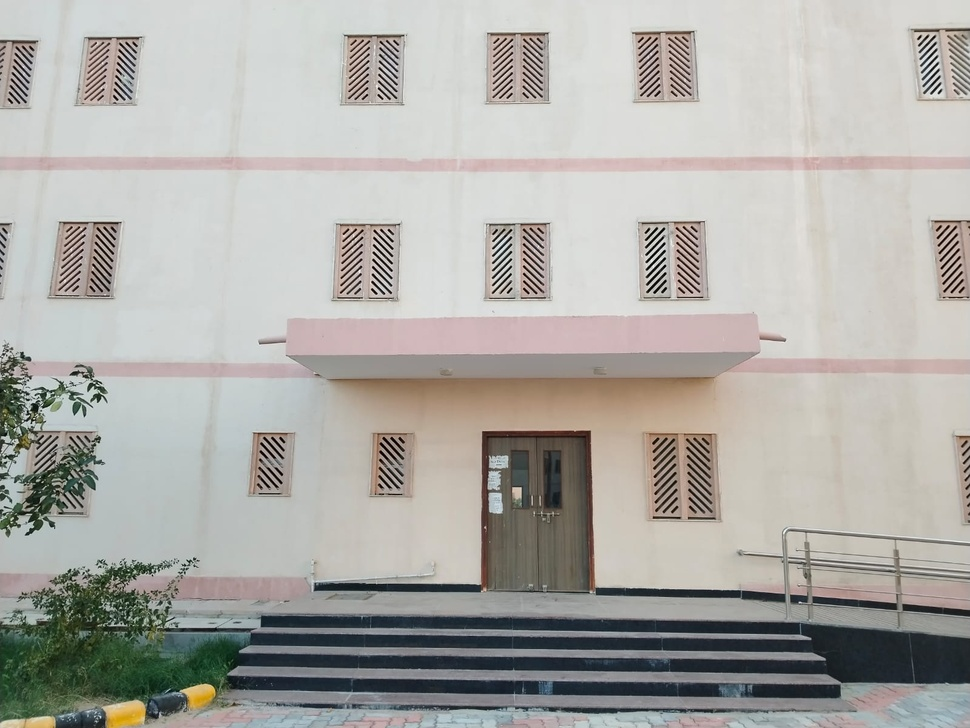
#> input picture img_center.jpeg, 970 x 728 px, shrunk from 1599 x 1200 before the run
$ python -i blending.py   (imports and definitions only)
#> lines starting #> are read from the running program, lines starting #| are printed output that depends on the picture; after the words box and inside, x2 and y2 are one past the last pixel; in counts of white or black regions, pixels touching at a corner belong together
#> further down, picture is the input picture: shape (728, 970, 3); mean B, G, R 167.1, 171.7, 173.2
import cv2
import numpy as np

class ImageBlender:
    # [64 lines left out: functions warp_images, seamless_blend, not called in this run]

    def crop_black_borders(self, img):
        """
        Crops the largest interior axis-aligned rectangle from the image
        to remove black borders/corners using the Largest Rectangle in Histogram algorithm.
        """
        gray = cv2.cvtColor(img, cv2.COLOR_BGR2GRAY)
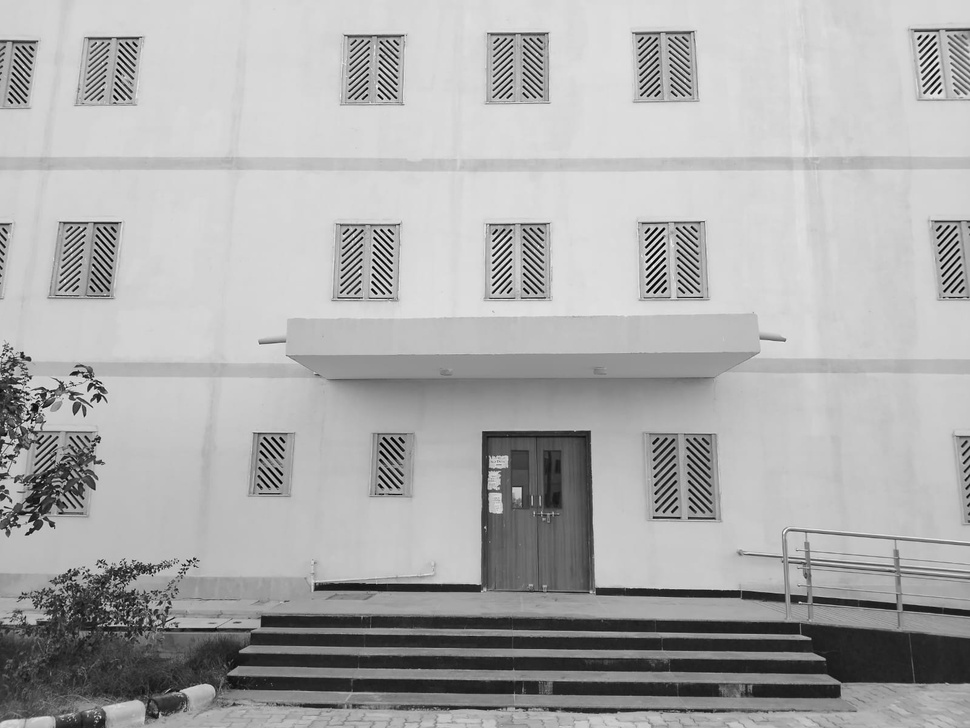
#> gray: shape (728, 970); min 0, max 251, mean 171.6
        _, thresh = cv2.threshold(gray, 1, 255, cv2.THRESH_BINARY)
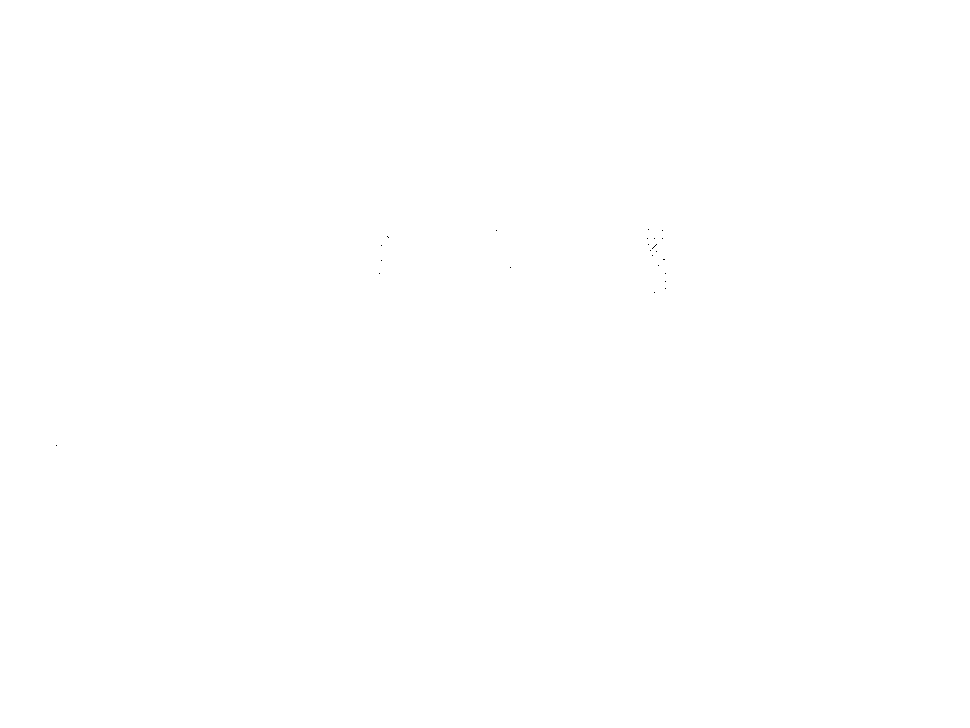
#> thresh: shape (728, 970); 100% white; black in thin lines or dots, all inside (x1, y1, x2, y2) = (56, 229, 666, 446)

        # 1. First, crop to the bounding rect of the non-black content
        # This reduces the search space for the expensive algorithm
        contours, _ = cv2.findContours(thresh, cv2.RETR_EXTERNAL, cv2.CHAIN_APPROX_SIMPLE)
#> contours = [[[0, 0], [0, 727], [969, 727], [969, 0]]]
        if not contours:
            return img

        c = max(contours, key=cv2.contourArea)
#> c = [[0, 0], [0, 727], [969, 727], [969, 0]]
        x_bound, y_bound, w_bound, h_bound = cv2.boundingRect(c)
#> x_bound = 0; y_bound = 0; w_bound = 970; h_bound = 728

        # Crop the image and the mask
        img_cropped = img[y_bound:y_bound+h_bound, x_bound:x_bound+w_bound]
        thresh_cropped = thresh[y_bound:y_bound+h_bound, x_bound:x_bound+w_bound]

        # 2. Find the largest interior rectangle in the cropped mask
        # Convert mask to 0 and 1
        matrix = (thresh_cropped > 0).astype(np.int32)
        rows, cols = matrix.shape
#> rows = 728; cols = 970

        # Array to hold height of histogram bars
        heights = np.zeros(cols, dtype=np.int32)
#> heights = 970 values from 0 to 0

        max_area = 0
        best_rect = (0, 0, 0, 0) # x, y, w, h

        for r in range(rows):
            # Update heights: if pixel is 1, height increases. If 0, resets to 0.
            heights = (heights + 1) * matrix[r]

            # specific logic to find max area in this histogram
            area, rect = self._largest_rectangle_area(heights)

            if area > max_area:
                max_area = area
                # The histogram calculation returns width and x-offset
                # The height of the rectangle is what limited the bar,
                # but we need to know the height of the rectangle that gave this area.
                # Actually, my helper returns area and (x, w).
                # The height of this rectangle implies it ends at row 'r'.
                # But what is its height?
                # The helper needs to give us the height used for that area.

                # Let's verify the helper logic.
                rect_x, rect_y, rect_w, rect_h = rect
                # The helper 'rect_y' would be relative to the histogram base?
                # No, let's just make the helper return (h, x, w) corresponding to the max area.

                # Correct Logic:
                # The rectangle ends at current row 'r'.
                # The height is rect_h.
                # So top-left y is r - rect_h + 1.

                best_rect = (rect_x, r - rect_h + 1, rect_w, rect_h)
#> this loop made 728 passes
#> area on passes 1 to 12: 970, 1940, 2910, 3880, 4850, 5820, 6790, 7760, 8730, 9700, 10670, 11640
#> area on pass 65: 63050

        bx, by, bw, bh = best_rect
        return img_cropped[by:by+bh, bx:bx+bw]
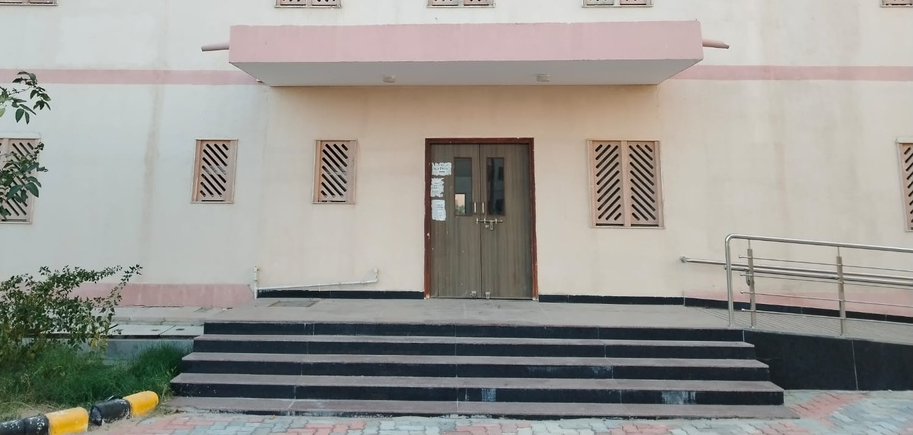
#> returned value: shape (435, 913, 3); mean of channels 0, 1, 2 147.3, 152.4, 154.4; drawn as B, G, R

    def _largest_rectangle_area(self, heights):
        """
        Helper to find largest rectangle area in a histogram.
        Returns max_area, (x, y_relative, w, h)
        """
        stack = [-1] # Stack stores indices
        max_area = 0
        best_rect = (0, 0, 0, 0) # x, y (relative to 0?? No, y is just 0 for histogram), w, h

        # Append 0 to flush stack
        heights_extended = np.append(heights, 0)

        for i, h in enumerate(heights_extended):
            while stack[-1] != -1 and heights_extended[stack[-1]] >= h:
                height = heights_extended[stack.pop()]
                width = i - stack[-1] - 1
                area = height * width

                if area > max_area:
                    max_area = area
                    # x start is stack[-1] + 1
                    best_rect = (stack[-1] + 1, 0, width, height)

            stack.append(i)

        return max_area, best_rect

>>> import cv2
>>> picture = cv2.imread('img_center.jpeg')
>>> result = ImageBlender().crop_black_borders(picture)

$ run again, on img_left.jpeg
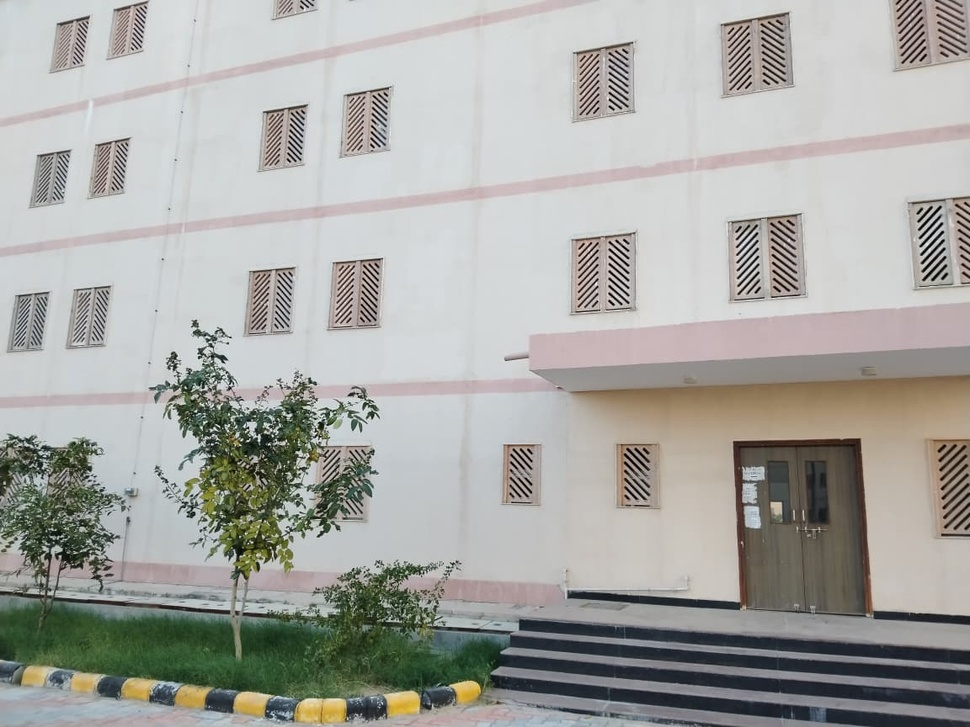
#> input picture img_left.jpeg, 970 x 727 px, shrunk from 1152 x 864 before the run
#> picture is the input picture: shape (727, 970, 3); mean B, G, R 163.2, 167.5, 167.2
#> in crop_black_borders, `gray = cv2.cvtColor(img, cv2.COLOR_BGR2GRAY)`:
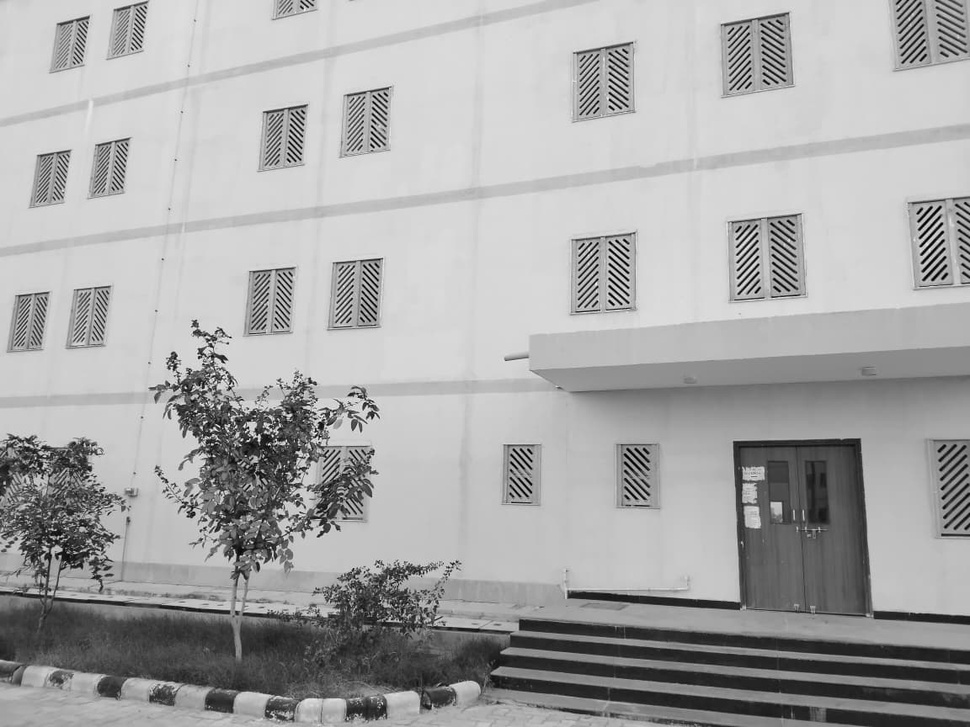
#> gray: shape (727, 970); min 0, max 253, mean 166.9
#> thresh: shape (727, 970); 100% white; black in thin lines or dots, all inside (x1, y1, x2, y2) = (278, 160, 947, 293)
#> contours = [[[0, 0], [0, 726], [969, 726], [969, 0]]]
#> c = [[0, 0], [0, 726], [969, 726], [969, 0]]
#> x_bound = 0; w_bound = 970; h_bound = 727
#> the loop in crop_black_borders, `for r in range(rows):` made 727 passes
#> area on passes 1 to 8: 970, 1940, 2910, 3880, 4850, 5820, 6790, 7760
#> in crop_black_borders, `return img_cropped[by:by+bh, bx:bx+bw]`:
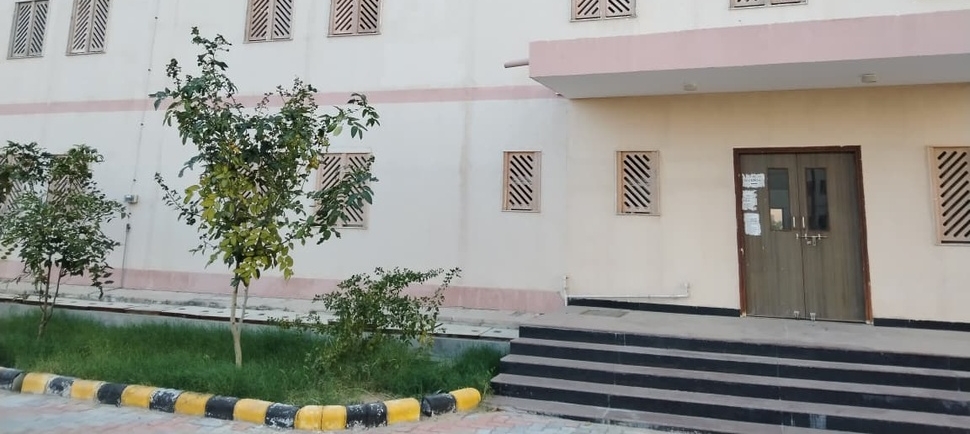
#> returned value: shape (434, 970, 3); mean of channels 0, 1, 2 138.7, 145.6, 145; drawn as B, G, R

$ run again, on img_right.jpeg
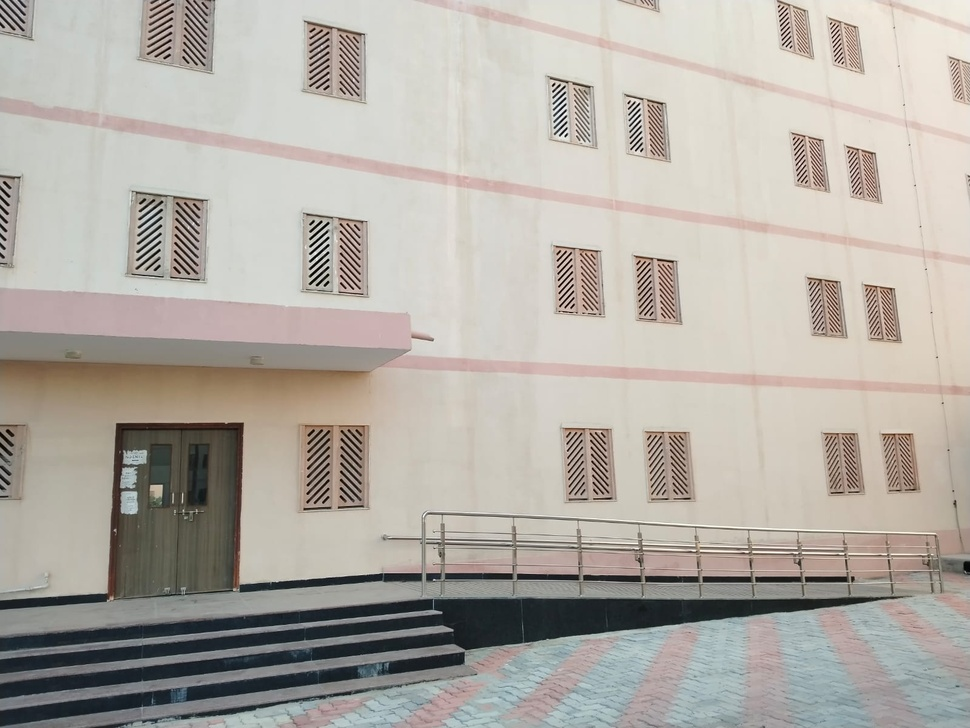
#> input picture img_right.jpeg, 970 x 728 px, shrunk from 1599 x 1200 before the run
#> picture is the input picture: shape (728, 970, 3); mean B, G, R 165.5, 173.1, 178.3
#> in crop_black_borders, `gray = cv2.cvtColor(img, cv2.COLOR_BGR2GRAY)`:
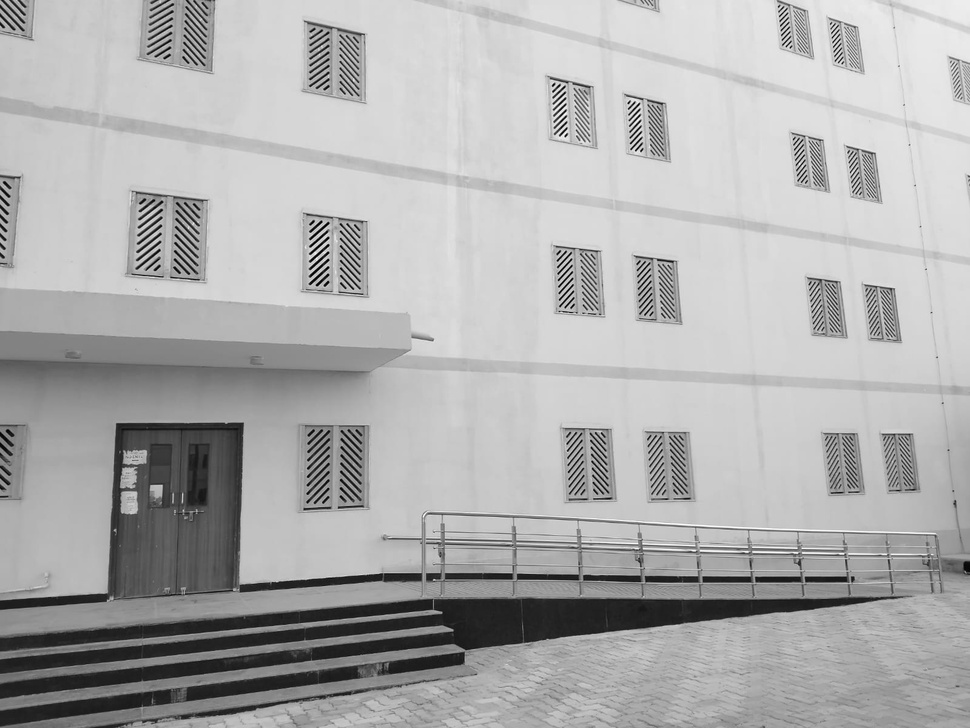
#> gray: shape (728, 970); min 0, max 254, mean 173.8
#> thresh: shape (728, 970); 100% white; black in thin lines or dots, all inside (x1, y1, x2, y2) = (158, 93, 639, 274)
#> contours = [[[0, 0], [0, 727], [969, 727], [969, 0]]]
#> c = [[0, 0], [0, 727], [969, 727], [969, 0]]
#> x_bound = 0; w_bound = 970; h_bound = 728
#> the loop in crop_black_borders, `for r in range(rows):` made 728 passes
#> area on passes 1 to 8: 970, 1940, 2910, 3880, 4850, 5820, 6790, 7760
#> in crop_black_borders, `return img_cropped[by:by+bh, bx:bx+bw]`:
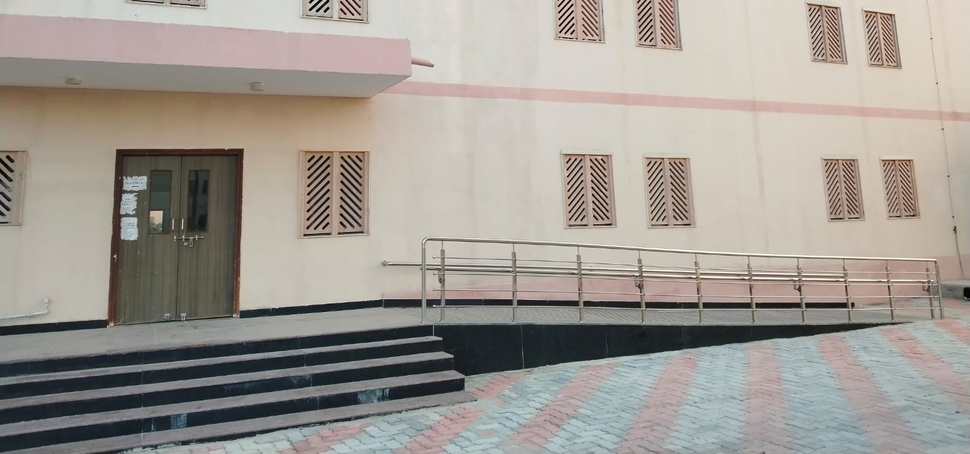
#> returned value: shape (454, 970, 3); mean of channels 0, 1, 2 147.7, 155, 160.6; drawn as B, G, R
